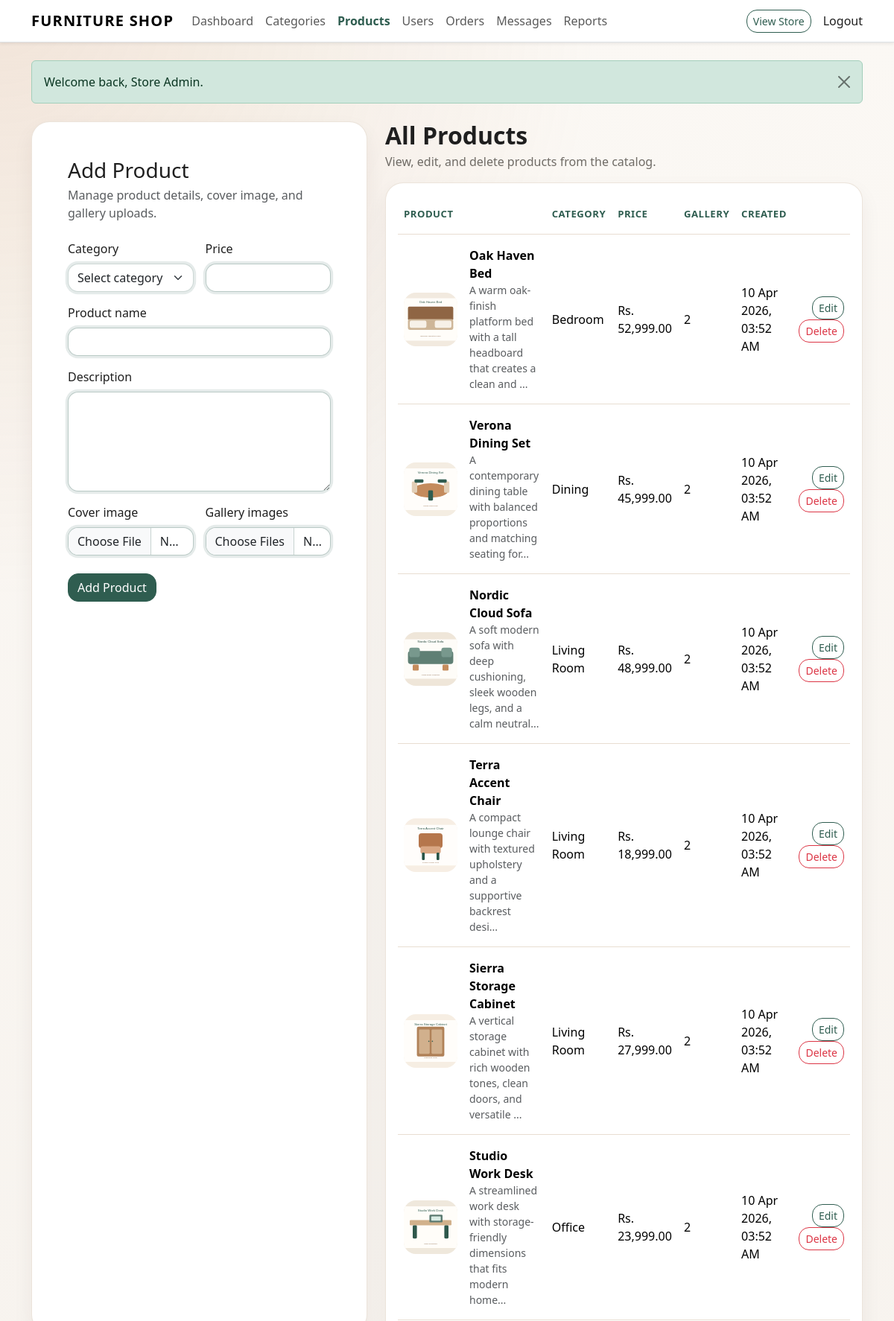
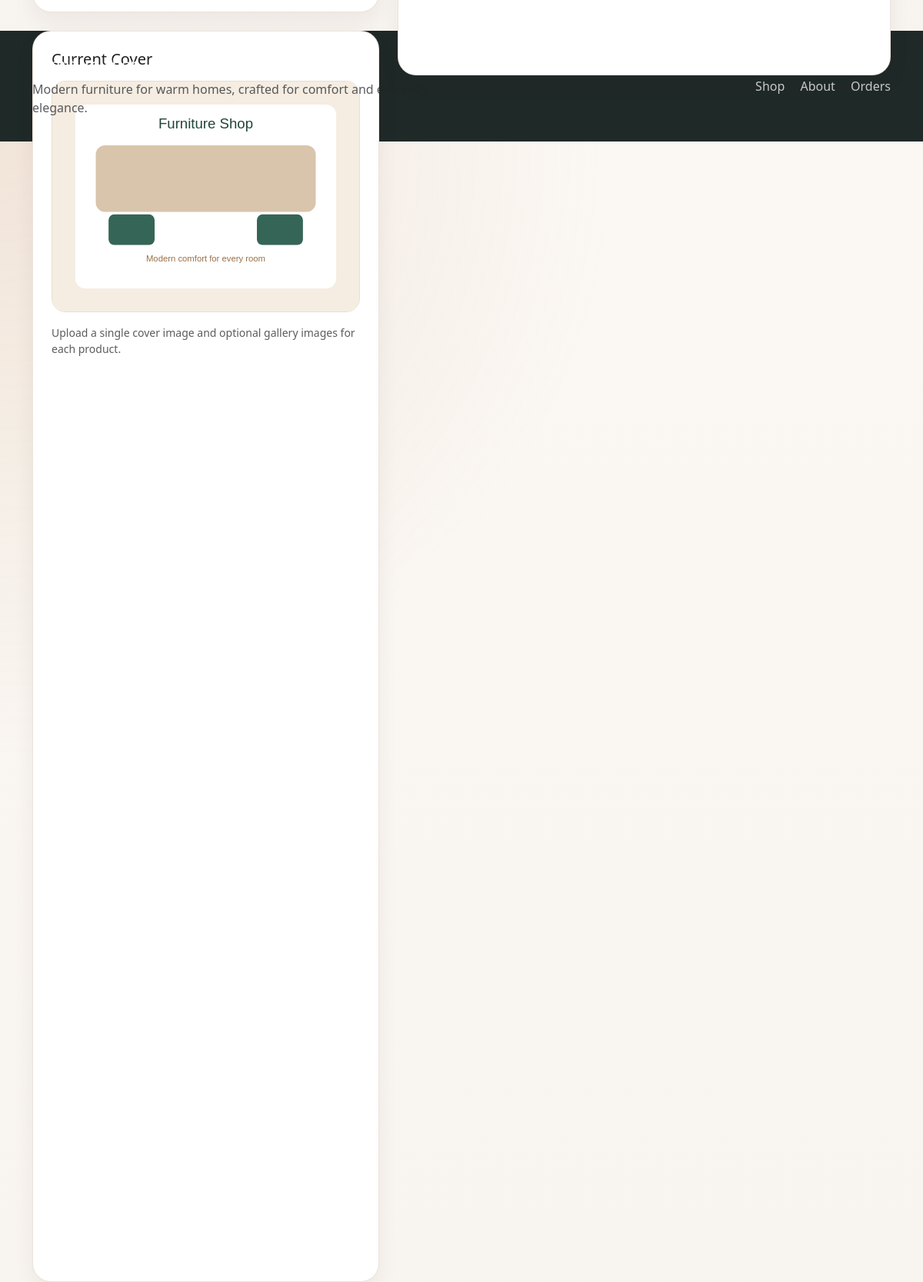
/admin/products.php (signed in), run on the app's committed database (2 pictures, top to bottom).
### tables this page shows
CREATE TABLE products (
    id INT UNSIGNED AUTO_INCREMENT PRIMARY KEY,
    category_id INT UNSIGNED NOT NULL,
    name VARCHAR(180) NOT NULL,
    description TEXT NOT NULL,
    price DECIMAL(10, 2) NOT NULL DEFAULT 0.00,
    cover_image VARCHAR(255) NOT NULL,
    created_at TIMESTAMP NOT NULL DEFAULT CURRENT_TIMESTAMP,
    KEY idx_products_category_id (category_id),
    CONSTRAINT fk_products_category
        FOREIGN KEY (category_id) REFERENCES categories(id)
        ON DELETE RESTRICT ON UPDATE CASCADE
);

CREATE TABLE categories (
    id INT UNSIGNED AUTO_INCREMENT PRIMARY KEY,
    name VARCHAR(120) NOT NULL,
    created_at TIMESTAMP NOT NULL DEFAULT CURRENT_TIMESTAMP,
    UNIQUE KEY uk_categories_name (name)
);

### admin/products.php (the view, shortened to what this page needs)
<?php
require_once __DIR__ . '/../auth.php';
$editId = isset($_GET['edit']) ? (int) $_GET['edit'] : 0;
$editing = $editId > 0;
$product = $editing ? get_product_by_id($pdo, $editId) : null;
$galleryImages = $editing ? get_product_gallery($pdo, $editId) : array();
$formData = array(
    'category_id' => $editing && $product ? (int) $product['category_id'] : 0,
    'name' => $editing && $product ? $product['name'] : '',
    'description' => $editing && $product ? $product['description'] : '',
    'price' => $editing && $product ? $product['price'] : ''
);
$productsStmt = $pdo->query('SELECT p.*, c.name AS category_name,
                                    (SELECT COUNT(*) FROM product_images pi WHERE pi.product_id = p.id) AS gallery_count
                             FROM products p
                             INNER JOIN categories c ON c.id = p.category_id
                             ORDER BY p.created_at DESC');
$products = $productsStmt->fetchAll(PDO::FETCH_ASSOC);
require_once __DIR__ . '/../header.php';
?>
<div class="row g-4">
    <div class="col-xl-5">
        <div class="form-card p-4 p-lg-5">
            <div class="d-flex justify-content-between align-items-start gap-3 mb-4">
                <div>
                    <h1 class="h3 mb-1"><?php echo $product ? 'Edit Product' : 'Add Product'; ?></h1>
                    <p class="text-muted mb-0">Manage product details, cover image, and gallery uploads.</p>
                </div>
            </div>
            <form method="post" enctype="multipart/form-data" novalidate>
                <div class="row g-3">
                    <div class="col-md-6">
                        <label class="form-label" for="category_id">Category</label>
                        <select class="form-select" id="category_id" name="category_id" required>
                            <option value="0">Select category</option>
                        </select>
                    </div>
                    <div class="col-md-6">
                        <label class="form-label" for="price">Price</label>
                        <input type="text" class="form-control" id="price" name="price" value="<?php echo e($formData['price']); ?>" required>
                    </div>
                    <div class="col-12">
                        <label class="form-label" for="name">Product name</label>
                        <input type="text" class="form-control" id="name" name="name" value="<?php echo e($formData['name']); ?>" required>
                    </div>
                    <div class="col-12">
                        <label class="form-label" for="description">Description</label>
                        <textarea class="form-control" id="description" name="description" rows="5" required><?php echo e($formData['description']); ?></textarea>
                    </div>
                    <div class="col-md-6">
                        <label class="form-label" for="cover_image">Cover image <?php echo $product ? '(optional to replace)' : ''; ?></label>
                        <input type="file" class="form-control" id="cover_image" name="cover_image" accept=".jpg,.jpeg,.png,.gif,.webp" <?php echo $product ? '' : 'required'; ?>>
                    </div>
                    <div class="col-md-6">
                        <label class="form-label" for="gallery_images">Gallery images</label>
                        <input type="file" class="form-control" id="gallery_images" name="gallery_images[]" accept=".jpg,.jpeg,.png,.gif,.webp" multiple>
                    </div>
                </div>
                <button type="submit" class="btn btn-dark mt-4"><?php echo $product ? 'Update Product' : 'Add Product'; ?></button>
            </form>
        </div>
        <div class="panel-card p-4 mt-4">
            <h2 class="h5 mb-3">Current Cover</h2>
            <img src="<?php echo e(image_url($product ? $product['cover_image'] : 'uploads/products/placeholder-main.svg')); ?>" class="gallery-thumb mb-3" alt="Product cover">
            <?php if ($product): ?>
                <div class="small text-muted">Gallery images: <?php echo e(count($galleryImages)); ?></div>
            <?php else: ?>
                <div class="small text-muted">Upload a single cover image and optional gallery images for each product.</div>
            <?php endif; ?>
        </div>
    </div>
    <div class="col-xl-7">
        <div class="admin-title mb-3">
            <div>
                <h2 class="section-title mb-1">All Products</h2>
                <p class="section-subtitle mb-0">View, edit, and delete products from the catalog.</p>
            </div>
        </div>
        <div class="panel-card table-responsive p-3">
            <table class="table align-middle">
                <thead>
                    <tr>
                        <th>Product</th>
                        <th>Category</th>
                        <th>Price</th>
                        <th>Gallery</th>
                        <th>Created</th>
                        <th></th>
                    </tr>
                </thead>
                <tbody>
                    <?php if (!$products): ?>
                        <tr>
                            <td colspan="6" class="text-center text-muted py-4">No products found. Add your first product from the form.</td>
                        </tr>
                    <?php else: ?>
                        <?php foreach ($products as $listedProduct): ?>
                            <tr>
                                <td>
                                    <div class="d-flex align-items-center gap-3">
                                        <img src="<?php echo e(image_url($listedProduct['cover_image'])); ?>" alt="<?php echo e($listedProduct['name']); ?>" style="width:72px;height:72px;object-fit:cover;border-radius:16px;">
                                        <div>
                                            <strong><?php echo e($listedProduct['name']); ?></strong>
                                            <div class="small text-muted"><?php echo e(substr($listedProduct['description'], 0, 78)); ?>...</div>
                                        </div>
                                    </div>
                                </td>
                                <td><?php echo e($listedProduct['category_name']); ?></td>
                                <td><?php echo e(format_price($listedProduct['price'])); ?></td>
                                <td><?php echo e($listedProduct['gallery_count']); ?></td>
                                <td><?php echo e(format_datetime($listedProduct['created_at'])); ?></td>
                                <td class="text-end">
                                    <a href="<?php echo e(base_url('admin/products.php?edit=' . $listedProduct['id'])); ?>" class="btn btn-sm btn-outline-dark">Edit</a>
                                    <form method="post" class="d-inline">
                                        <button type="submit" class="btn btn-sm btn-outline-danger">Delete</button>
                                    </form>
                                </td>
                            </tr>
                        <?php endforeach; ?>
                    <?php endif; ?>
                </tbody>
            </table>
        </div>
    </div>
</div>
<?php require_once __DIR__ . '/../footer.php'; ?>

### assets/css/style.css (style rules this page uses)
:root { --fs-bg: #f7f3ee; --fs-surface: #ffffff; --fs-primary: #2f5d50; --fs-primary-dark: #22453b; --fs-accent: #c58c5d; --fs-ink: #1f1f1f; --fs-muted: #6f6b65; --fs-border: #e8ded2; --fs-shadow: 0 18px 45px rgba(34, 69, 59, 0.12); }
body { font-family: "Segoe UI", Tahoma, Geneva, Verdana, sans-serif; background: radial-gradient(circle at top left, rgba(197, 140, 93, 0.18), transparent 35%), linear-gradient(180deg, #fbf8f4 0%, var(--fs-bg) 100%); color: var(--fs-ink); }
a { text-decoration: none; }
.section-title { font-size: 2rem; font-weight: 700; margin-bottom: 0.35rem; }
.section-subtitle { color: var(--fs-muted); max-width: 620px; }
.stat-card, .panel-card, .product-card, .form-card { background: var(--fs-surface); border: 1px solid rgba(232, 222, 210, 0.8); border-radius: 24px; box-shadow: 0 12px 28px rgba(44, 37, 29, 0.06); }
.stat-card, .panel-card, .form-card { height: 100%; }
.table-card .table, .panel-card .table { margin-bottom: 0; }
.table > :not(caption) > * > * { padding-top: 1rem; padding-bottom: 1rem; border-color: var(--fs-border); vertical-align: middle; }
.table thead th { border-bottom-width: 1px; color: var(--fs-primary); font-size: 0.82rem; font-weight: 700; letter-spacing: 0.04em; text-transform: uppercase; white-space: nowrap; }
.gallery-thumb { width: 100%; border-radius: 18px; border: 1px solid var(--fs-border); background: #fff; }
.btn-dark { background: var(--fs-primary); border-color: var(--fs-primary); }
.btn, .form-control, .form-select { border-radius: 14px; }
.form-control, .form-select, .form-control:focus, .form-select:focus { border-color: rgba(47, 93, 80, 0.24); box-shadow: 0 0 0 0.2rem rgba(47, 93, 80, 0.12); }
.btn-outline-dark { border-color: var(--fs-primary); color: var(--fs-primary); }
.admin-title { display: flex; justify-content: space-between; align-items: center; gap: 1rem; margin-bottom: 1.5rem; }

### data on the page
products: cover_image (placeholder picture), name "Oak Haven Bed", description "A warm oak-finish platform bed with a tall headboard that creates a clean and", category.name "Bedroom", price "Rs. 52,999.00", gallery_count "2", created_at "10 Apr 2026, 03:52 AM"
products: cover_image (placeholder picture), name "Verona Dining Set", description "A contemporary dining table with balanced proportions and matching seating for", category.name "Dining", price "Rs. 45,999.00", gallery_count "2", created_at "10 Apr 2026, 03:52 AM"
products: cover_image (placeholder picture), name "Nordic Cloud Sofa", description "A soft modern sofa with deep cushioning, sleek wooden legs, and a calm neutral", category.name "Living Room", price "Rs. 48,999.00", gallery_count "2", created_at "10 Apr 2026, 03:52 AM"
products: cover_image (placeholder picture), name "Terra Accent Chair", description "A compact lounge chair with textured upholstery and a supportive backrest desi", category.name "Living Room", price "Rs. 18,999.00", gallery_count "2", created_at "10 Apr 2026, 03:52 AM"
products: cover_image (placeholder picture), name "Sierra Storage Cabinet", description "A vertical storage cabinet with rich wooden tones, clean doors, and versatile", category.name "Living Room", price "Rs. 27,999.00", gallery_count "2", created_at "10 Apr 2026, 03:52 AM"
products: cover_image (placeholder picture), name "Studio Work Desk", description "A streamlined work desk with storage-friendly dimensions that fits modern home", category.name "Office", price "Rs. 23,999.00", gallery_count "2", created_at "10 Apr 2026, 03:52 AM"

### other printed values
APP_NAME "FURNITURE SHOP"
$flash['message'] "Welcome back, Store Admin."
APP_NAME "Furniture Shop"
